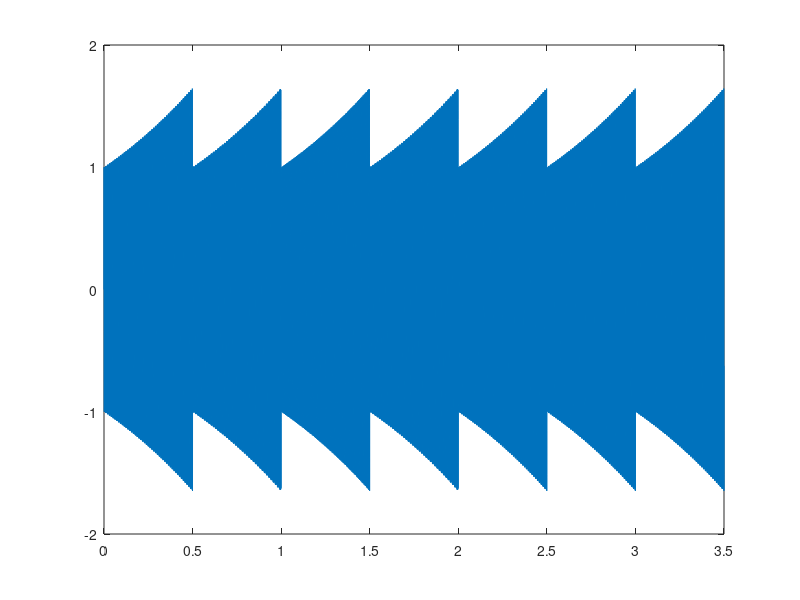

Reproduce this figure in MATLAB.
%Exercise 1

Fs = 8000; %Sampling Rate
t = 0:1/Fs:(0.5-1/Fs); %Running time of individual signals
T = 0:1/Fs:(3.5-1/Fs); %Running time of total signal

%Initialize Frequencies
f1 = 494;
f2 = 440;
f3 = 392;

%Initialize each signal
e = exp(t);
sig1 = e.*sin(2*pi*f1.*t);
sig2 = e.*sin(2*pi*f2.*t);
sig3 = e.*sin(2*pi*f3.*t);
sig4 = e.*sin(2*pi*f2.*t);
sig5 = e.*sin(2*pi*f1.*t);
sig6 = e.*sin(2*pi*f1.*t);
sig7 = e.*sin(2*pi*f1.*t);

%Concatenate and plot the given signals
S = [sig1 sig2 sig3 sig4 sig5 sig6 sig7];
plot(T,S);
sound(S); %It sounds like some nursery rhyme.
